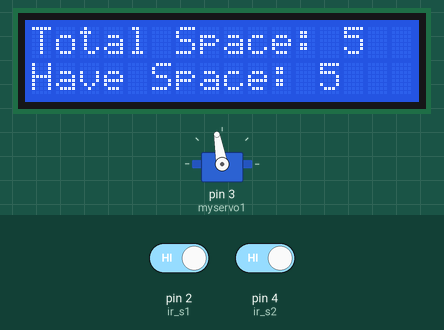
This sketch was run on a simulated Arduino Uno, built with avr-gcc and run on an emulated ATmega328P. Parts: servo, 16×2 character LCD. Inputs (shaded band) come from the test bench; at power-on: pin 2 (ir_s1) HIGH, pin 4 (ir_s2) HIGH.

Above: at 3.2 s.
3.3 s: pin 2 (ir_s1) driven LOW
At 3.6 s:
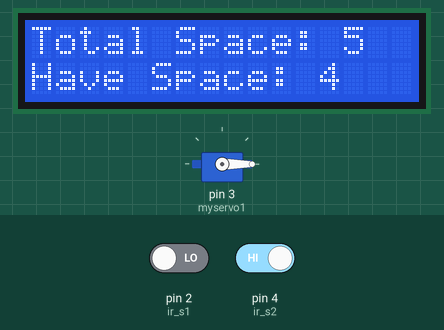
4.8 s: pin 4 (ir_s2) driven LOW
At 7.6 s:
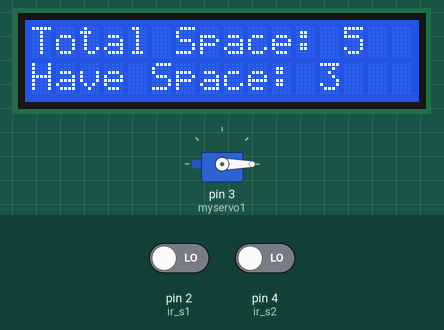
7.8 s: pin 4 (ir_s2) driven HIGH
9.3 s: pin 4 (ir_s2) driven LOW
At 12.1 s:
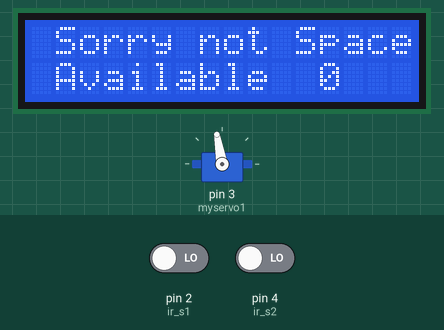
12.3 s: pin 2 (ir_s1) driven HIGH
At 13.3 s:
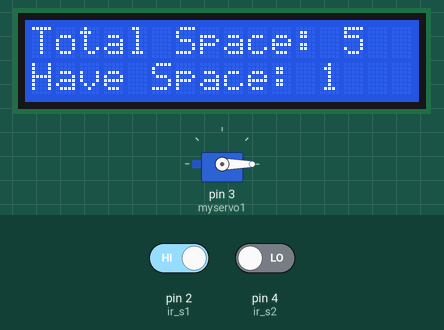
Timing chart, 0 to 14.8 s (numbered marks = the images above; inputs shaded):
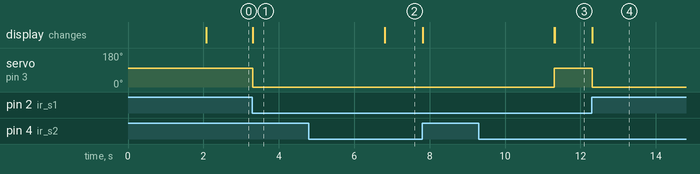

Measured:
- after the input at 3.3 s, servo on pin 3 (myservo1): 100° → 0° at once; the display: changes at once (image 1)
- after the input at 4.8 s, the display: changes after 2.0 s (image 2)
- after the input at 9.3 s, servo on pin 3 (myservo1): 0° → 100° after 2.0 s; the display: first changes after 2.0 s (image 3 shows a later state)
- after the input at 12.3 s, servo on pin 3 (myservo1): goes on until 12.3 s, then stays 0°

The sketch:

PARKING_SLOT_MANAGEMENT.ino
```cpp
#include <LiquidCrystal.h>// initialize the library with the numbers of the interface pins
LiquidCrystal lcd(A0, A1, A2, A3, A4, A5);
#include <Servo.h> //includes the servo library
Servo myservo1;
int ir_s1 = 2;
int ir_s2 = 4;
int Total = 5;
int Space;
int flag1 = 0;
int flag2 = 0;
void setup() {
pinMode(ir_s1, INPUT);
pinMode(ir_s2, INPUT);
myservo1.attach(3);
myservo1.write(100);
lcd.begin(16, 2);
lcd.setCursor (0,0);
lcd.print(" Car Parking ");
lcd.setCursor (0,1);
lcd.print(" System ");
delay (2000);
lcd.clear();
Space = Total;
}
void loop(){
if(digitalRead (ir_s1) == LOW && flag1==0){
if(Space>0){flag1=1;
if(flag2==0){myservo1.write(0); Space = Space-1;}
}else{
lcd.setCursor (0,0);
lcd.print(" Sorry not Space ");
lcd.setCursor (0,1);
lcd.print(" Available ");
delay (1000);
lcd.clear();
}
}
if(digitalRead (ir_s2) == LOW && flag2==0){flag2=1;
if(flag1==0){myservo1.write(0); Space = Space+1;}
}
if(flag1==1 && flag2==1){
delay (1000);
myservo1.write(100);
flag1=0, flag2=0;
}
lcd.setCursor (0,0);
lcd.print("Total Space: ");
lcd.print(Total);
lcd.setCursor (0,1);
lcd.print("Have Space: ");
lcd.print(Space);
}
```
